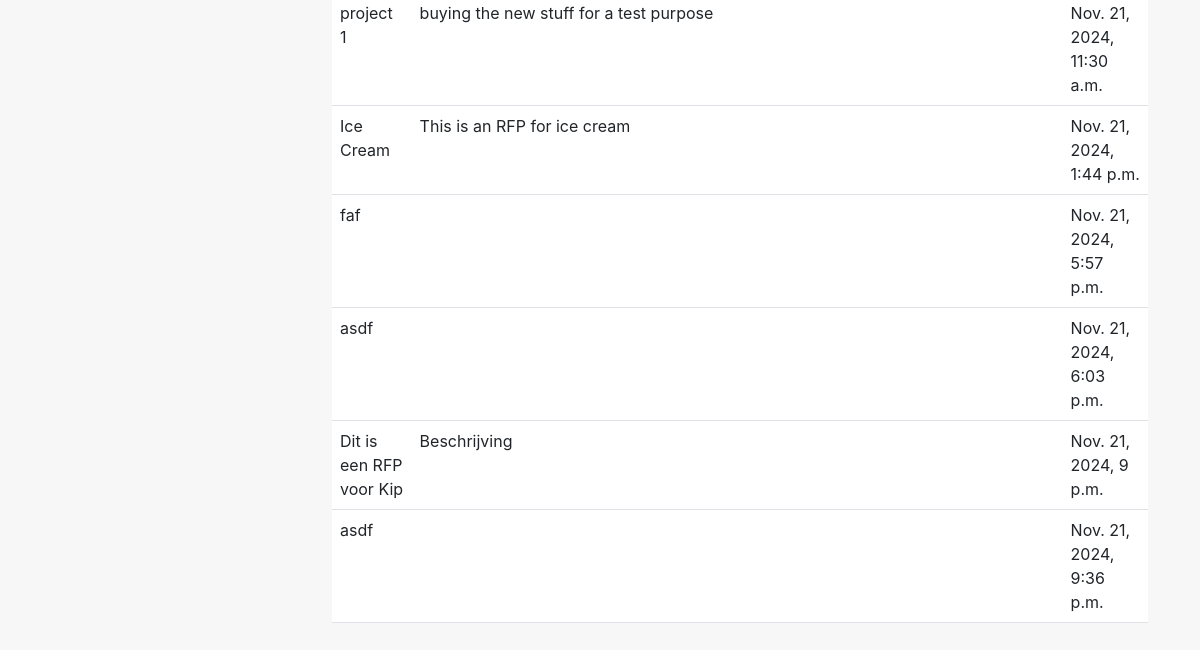
Before: /procurement01/rfps/ (signed in, lower part) with the older database file.
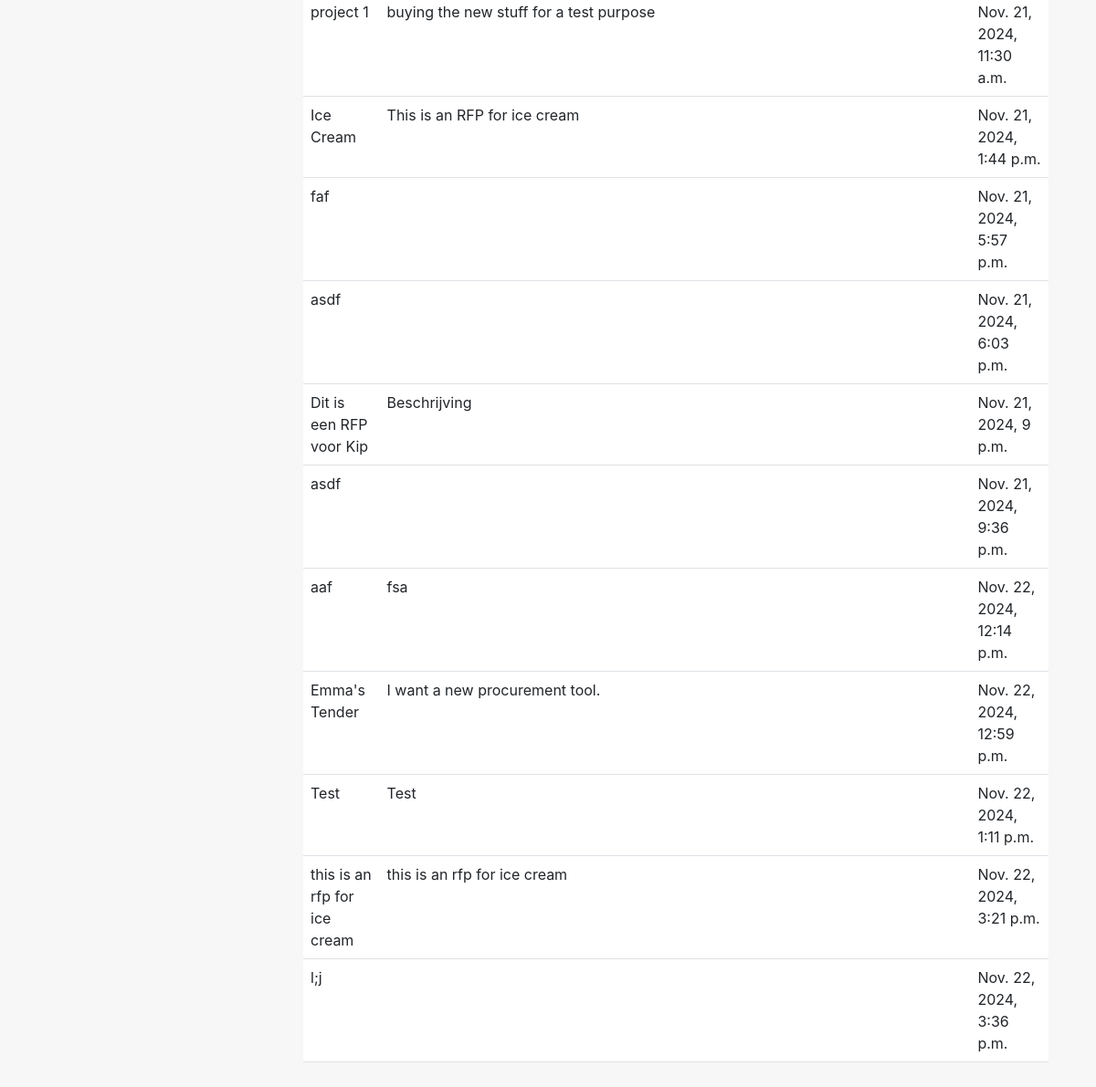
After: the same page with the newer database file.
### procurement01/models.py (models this page shows, shortened)
class RFP(models.Model):
    title = models.CharField(max_length=255)
    description = models.TextField(blank = True)
    created_at = models.DateTimeField(auto_now_add=True)
    updated_at = models.DateTimeField(auto_now=True)
    deleted_at = models.DateTimeField(null=True, blank=True)

### procurement01/views.py (the view)
# urls.py: path('rfps/', views.rfp_list_view, name='rfp_list'),
@login_required
def rfp_list_view(request):
    rfps = RFP.objects.all()  # You might want to filter by the user's company if needed
    return render(request, 'procurement01/rfp_list.html', {'rfps': rfps})

### procurement01/templates/procurement01/rfp_list.html (shortened to what this page needs)
{% extends 'procurement01/layout.html' %}
{% block content %}
<table class="table">
    <tbody>
        {% for rfp in rfps %}
        <tr>
            <td>{{ rfp.title }}</td>
            <td>{{ rfp.description }}</td>
            <td>{{ rfp.created_at }}</td>
        </tr>
        {% empty %}
        <tr>
            <td colspan="3">No RFPs available.</td>
        </tr>
        {% endfor %}
    </tbody>
</table>
{% endblock %}

Changed rows visible on the page:
added RFP: title "aaf", description "fsa", created_at "Nov. 22, 2024, 12:14 p.m."
added RFP: title "Emma's Tender", description "I want a new procurement tool.", created_at "Nov. 22, 2024, 12:59 p.m."
added RFP: title "Test", description "Test", created_at "Nov. 22, 2024, 1:11 p.m."
added RFP: title "this is an rfp for ice cream", description "this is an rfp for ice cream", created_at "Nov. 22, 2024, 3:21 p.m."
added RFP: title "l;j", created_at "Nov. 22, 2024, 3:36 p.m."
